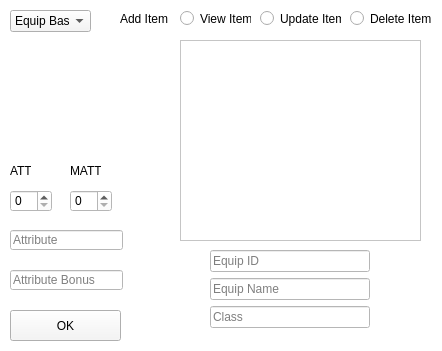
<?xml version="1.0" encoding="UTF-8"?>
<ui version="4.0">
 <class>baseManager</class>
 <widget class="QWidget" name="baseManager">
  <property name="geometry">
   <rect>
    <x>0</x>
    <y>0</y>
    <width>442</width>
    <height>351</height>
   </rect>
  </property>
  <property name="windowTitle">
   <string>Maplestory Manager - Item Bases</string>
  </property>
  <property name="styleSheet">
   <string notr="true">background-color: rgb(255, 255, 255);</string>
  </property>
  <widget class="QRadioButton" name="deleteRadioButton">
   <property name="geometry">
    <rect>
     <x>350</x>
     <y>10</y>
     <width>81</width>
     <height>17</height>
    </rect>
   </property>
   <property name="text">
    <string>Delete Item</string>
   </property>
  </widget>
  <widget class="QRadioButton" name="updateRadioButton">
   <property name="geometry">
    <rect>
     <x>260</x>
     <y>10</y>
     <width>81</width>
     <height>17</height>
    </rect>
   </property>
   <property name="text">
    <string>Update Item</string>
   </property>
  </widget>
  <widget class="QRadioButton" name="readRadioButton">
   <property name="geometry">
    <rect>
     <x>180</x>
     <y>10</y>
     <width>71</width>
     <height>17</height>
    </rect>
   </property>
   <property name="text">
    <string>View Item</string>
   </property>
  </widget>
  <widget class="QRadioButton" name="createRadioButton">
   <property name="geometry">
    <rect>
     <x>100</x>
     <y>10</y>
     <width>71</width>
     <height>17</height>
    </rect>
   </property>
   <property name="styleSheet">
    <string notr="true">background-color: rgba(255, 255, 255, 0);</string>
   </property>
   <property name="text">
    <string>Add Item</string>
   </property>
  </widget>
  <widget class="QPushButton" name="okButton">
   <property name="geometry">
    <rect>
     <x>10</x>
     <y>310</y>
     <width>111</width>
     <height>31</height>
    </rect>
   </property>
   <property name="styleSheet">
    <string notr="true">background-color: rgb(245, 245, 245);</string>
   </property>
   <property name="text">
    <string>OK</string>
   </property>
  </widget>
  <widget class="QListView" name="output">
   <property name="geometry">
    <rect>
     <x>180</x>
     <y>40</y>
     <width>241</width>
     <height>201</height>
    </rect>
   </property>
   <property name="minimumSize">
    <size>
     <width>241</width>
     <height>151</height>
    </size>
   </property>
  </widget>
  <widget class="QComboBox" name="baseSelector">
   <property name="geometry">
    <rect>
     <x>10</x>
     <y>10</y>
     <width>81</width>
     <height>22</height>
    </rect>
   </property>
   <property name="styleSheet">
    <string notr="true">background-color: rgb(245, 245, 245);</string>
   </property>
   <item>
    <property name="text">
     <string>Equip Base</string>
    </property>
   </item>
   <item>
    <property name="text">
     <string>Use Base</string>
    </property>
   </item>
   <item>
    <property name="text">
     <string>Etc. Base</string>
    </property>
   </item>
  </widget>
  <widget class="QSpinBox" name="attackPower">
   <property name="geometry">
    <rect>
     <x>10</x>
     <y>190</y>
     <width>42</width>
     <height>22</height>
    </rect>
   </property>
   <property name="maximum">
    <number>255</number>
   </property>
  </widget>
  <widget class="QSpinBox" name="magicPower">
   <property name="geometry">
    <rect>
     <x>70</x>
     <y>190</y>
     <width>42</width>
     <height>22</height>
    </rect>
   </property>
   <property name="maximum">
    <number>255</number>
   </property>
  </widget>
  <widget class="QLabel" name="attLabel">
   <property name="geometry">
    <rect>
     <x>10</x>
     <y>160</y>
     <width>21</width>
     <height>21</height>
    </rect>
   </property>
   <property name="text">
    <string>ATT</string>
   </property>
  </widget>
  <widget class="QLabel" name="mattLabel">
   <property name="geometry">
    <rect>
     <x>70</x>
     <y>160</y>
     <width>31</width>
     <height>21</height>
    </rect>
   </property>
   <property name="styleSheet">
    <string notr="true">background-color: rgba(255, 255, 255, 0);</string>
   </property>
   <property name="text">
    <string>MATT</string>
   </property>
  </widget>
  <widget class="QLineEdit" name="attribute">
   <property name="geometry">
    <rect>
     <x>10</x>
     <y>230</y>
     <width>113</width>
     <height>20</height>
    </rect>
   </property>
   <property name="text">
    <string/>
   </property>
   <property name="placeholderText">
    <string>Attribute</string>
   </property>
  </widget>
  <widget class="QLineEdit" name="attributeBonus">
   <property name="geometry">
    <rect>
     <x>10</x>
     <y>270</y>
     <width>113</width>
     <height>20</height>
    </rect>
   </property>
   <property name="text">
    <string/>
   </property>
   <property name="placeholderText">
    <string>Attribute Bonus</string>
   </property>
  </widget>
  <widget class="QWidget" name="verticalLayoutWidget">
   <property name="geometry">
    <rect>
     <x>210</x>
     <y>250</y>
     <width>160</width>
     <height>80</height>
    </rect>
   </property>
   <layout class="QVBoxLayout" name="verticalLayout">
    <item>
     <widget class="QLineEdit" name="idEquip">
      <property name="text">
       <string/>
      </property>
      <property name="placeholderText">
       <string>Equip ID</string>
      </property>
     </widget>
    </item>
    <item>
     <widget class="QLineEdit" name="equipName">
      <property name="text">
       <string/>
      </property>
      <property name="placeholderText">
       <string>Equip Name</string>
      </property>
     </widget>
    </item>
    <item>
     <widget class="QLineEdit" name="classCanUse">
      <property name="text">
       <string/>
      </property>
      <property name="placeholderText">
       <string>Class</string>
      </property>
     </widget>
    </item>
   </layout>
  </widget>
 </widget>
 <resources/>
 <connections/>
</ui>
